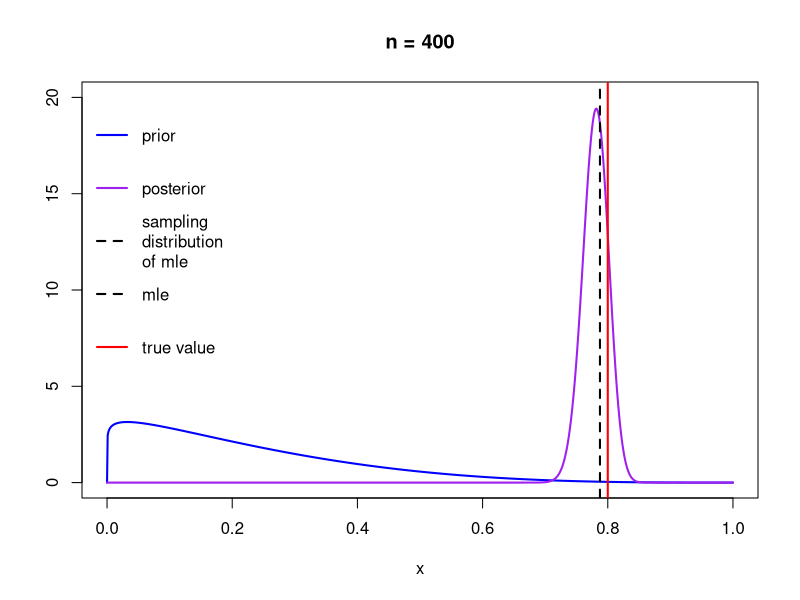
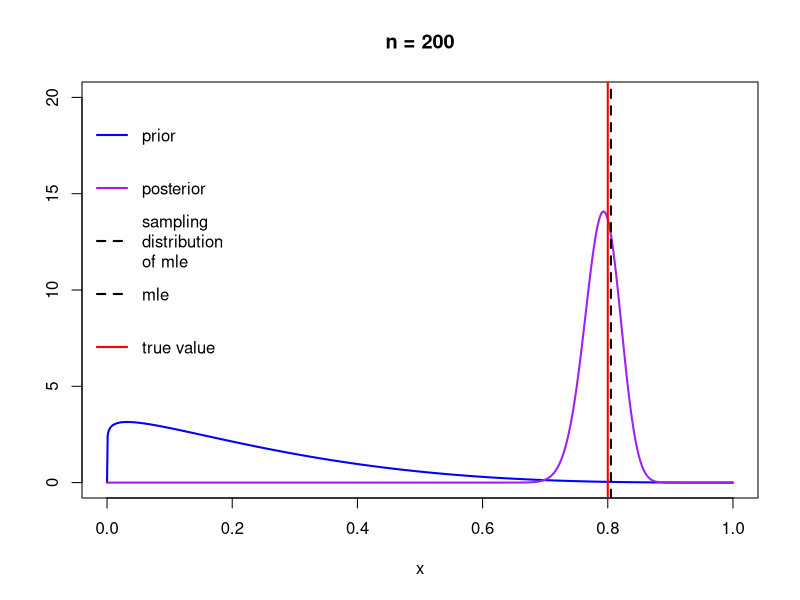
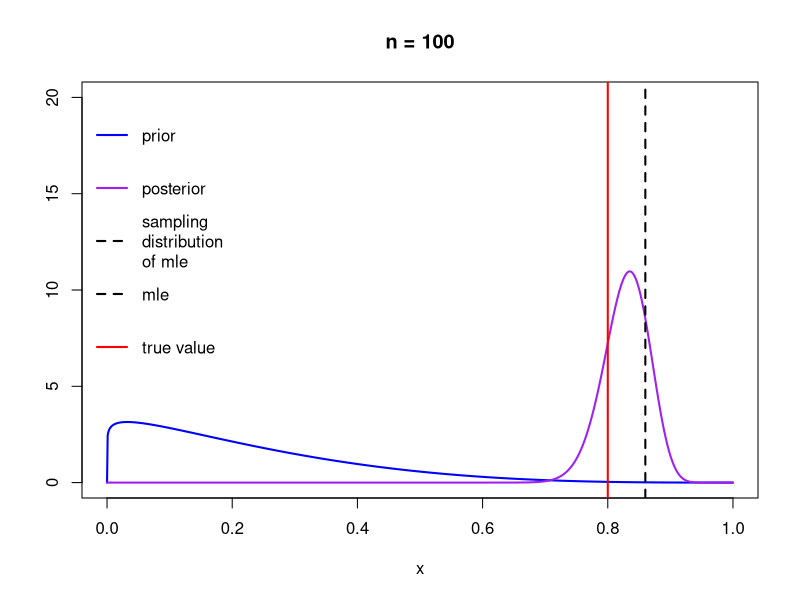
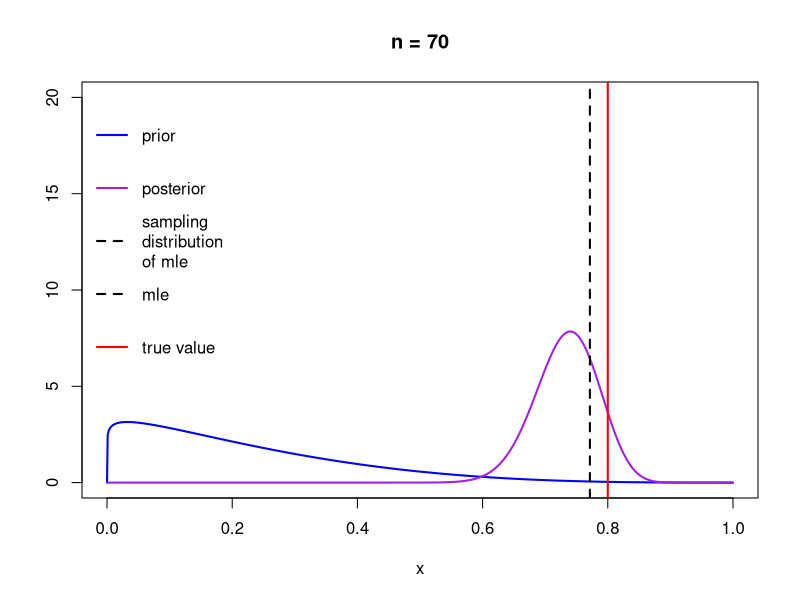
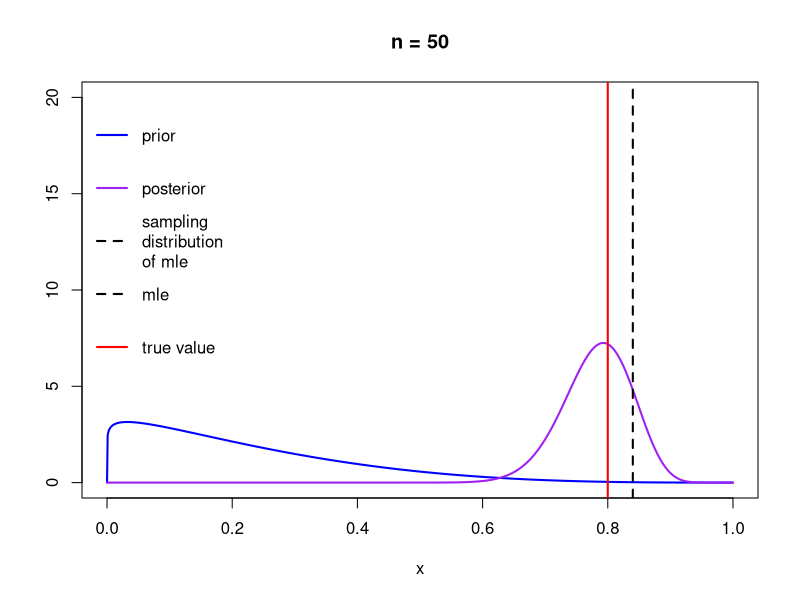
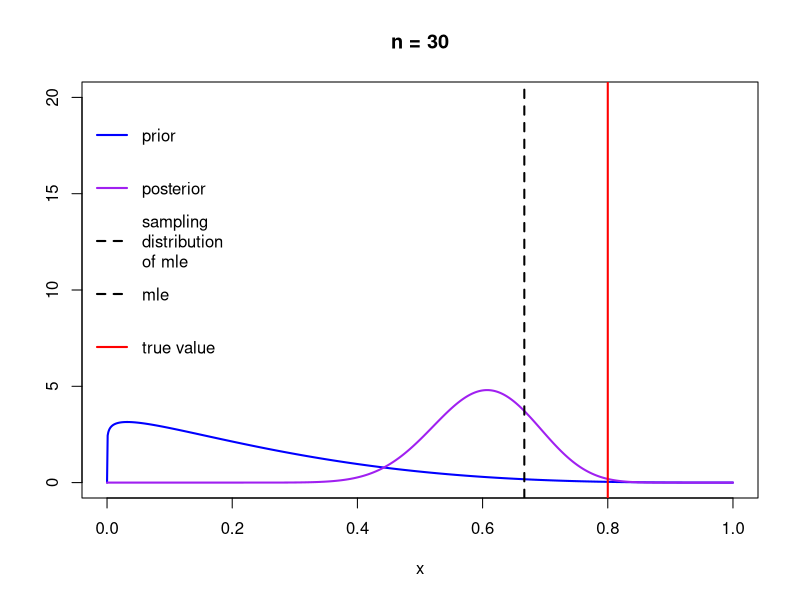
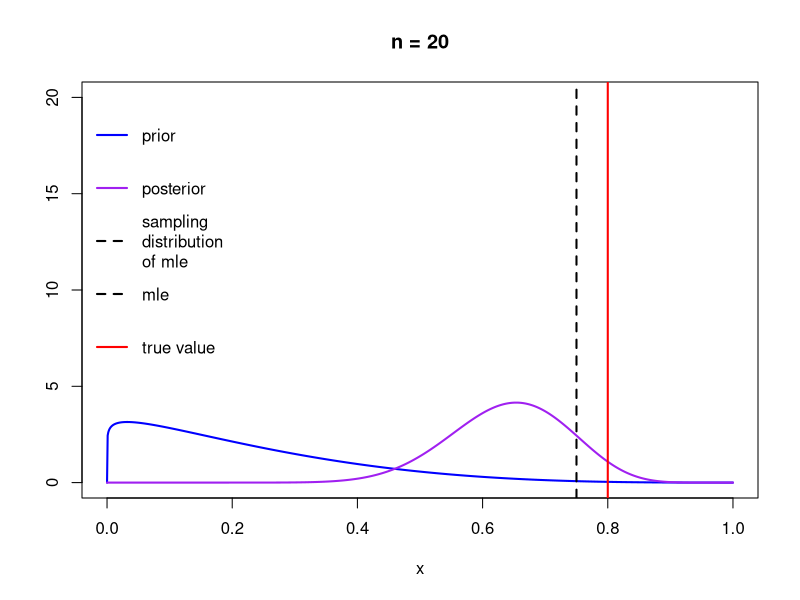
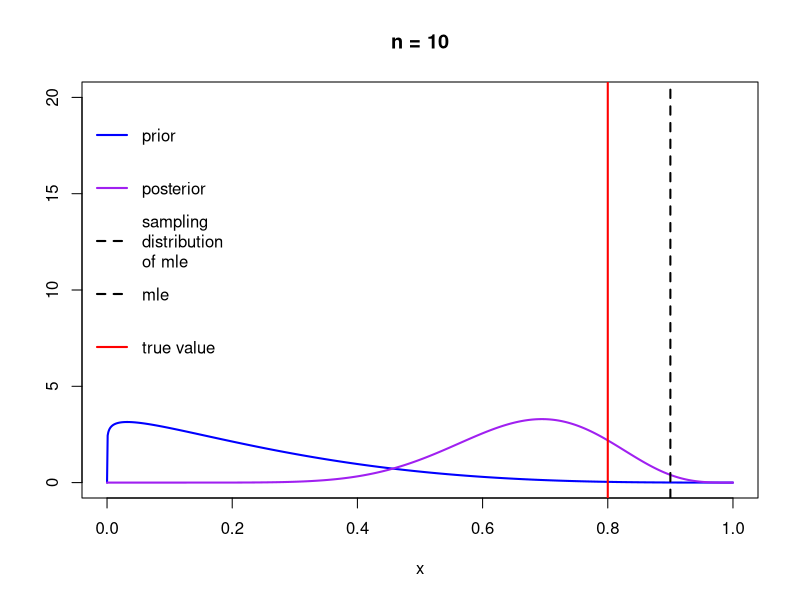

The R source for these figures, in order:
true_p <- 0.8
prior_a <- 1.1
prior_b <- 4
ymax <- 20
set.seed(8675309)
sample_sizes <- c(1, 2, 5, 10, 20, 30, 50, 70, 100, 200, 400)
plot_sampling <- FALSE

for(n in rev(sample_sizes)){
  X <- rbinom(n, 1, true_p)
  mle <- mean(X)
  curve(dbeta(x, prior_a, prior_b), from = 0, to = 1, 
        n = 1000, ylim = c(0, ymax), col = "blue", lwd = 2,
        main = paste("n = ", n, sep = ""), ylab = "")
  curve(dbeta(x, prior_a + sum(X), prior_b + n - sum(X)), from = 0, to = 1, 
        n = 1000, add = TRUE, col = "purple", lwd = 2)
  if(plot_sampling){
    curve(dnorm(x, mle, sqrt(mle*(1-mle) / n)), from = 0, to = 1, 
          n = 1000, add = TRUE, col = "black", lwd = 2, lty = 2)
  }
  
  abline(v = true_p, col = "red", lwd = 2)
  abline(v = mle, lwd = 2, lty = 2)
  
  legend("topleft", c("prior", "posterior", "sampling\ndistribution\nof mle",
                      "mle", "true value"), 
         lty = c(1, 1, 2, 2, 1), lwd = 2,
         col = c("blue", "purple", "black", "black", "red"), bty = "n")
}